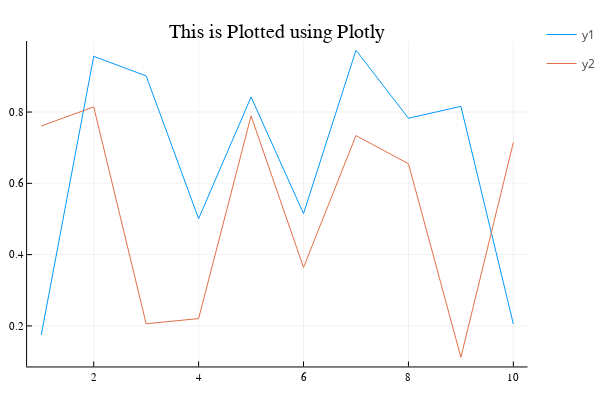

The notebook cell saved with this chart:
### Code cell
x = 1:10; y = rand(10, 2) # 2 columns means two lines
plotlyjs() # Set the backend to Plotly
# This plots into the web browser via Plotly
plot(x, y, title = "This is Plotted using Plotly")

### Figure 1 — Plotly figure (JSON) as saved in the notebook; plotly's stock layout.template omitted (floating-point values rounded to 4 significant figures)
{"data": [{"colorbar": {"title": ""}, "legendgroup": "y1", "line": {"color": "rgba(0, 154, 250, 1.000)", "dash": "solid", "shape": "linear", "width": 1}, "mode": "lines", "name": "y1", "showlegend": true, "type": "scatter", "x": [1, 2, 3, 4, 5, 6, 7, 8, 9, 10], "xaxis": "x", "y": [0.1748, 0.9563, 0.9013, 0.5007, 0.8421, 0.5151, 0.9733, 0.7825, 0.8159, 0.2054], "yaxis": "y", "zmax": null, "zmin": null}, {"colorbar": {"title": ""}, "legendgroup": "y2", "line": {"color": "rgba(227, 111, 71, 1.000)", "dash": "solid", "shape": "linear", "width": 1}, "mode": "lines", "name": "y2", "showlegend": true, "type": "scatter", "x": [1, 2, 3, 4, 5, 6, 7, 8, 9, 10], "xaxis": "x", "y": [0.7608, 0.8144, 0.2061, 0.2206, 0.7891, 0.364, 0.734, 0.6549, 0.1122, 0.7147], "yaxis": "y", "zmax": null, "zmin": null}], "layout": {"annotations": [{"font": {"color": "rgba(0, 0, 0, 1.000)", "family": "sans-serif", "size": 20}, "rotation": 0, "showarrow": false, "text": "This is Plotted using Plotly", "x": 0.5222, "xanchor": "center", "xref": "paper", "y": 1, "yanchor": "top", "yref": "paper"}], "height": 400, "legend_position": {"bgcolor": "rgba(255, 255, 255, 1.000)", "bordercolor": "rgba(0, 0, 0, 1.000)", "borderwidth": 1, "font": {"color": "rgba(0, 0, 0, 1.000)", "family": "sans-serif", "size": 11}, "title": {"font": {"color": "rgba(0, 0, 0, 1.000)", "family": "sans-serif", "size": 15}, "text": ""}, "tracegroupgap": 0, "traceorder": "normal", "x": 1, "xanchor": "auto", "y": 1, "yanchor": "auto"}, "margin": {"b": 20, "l": 0, "r": 0, "t": 20}, "paper_bgcolor": "rgba(255, 255, 255, 1.000)", "plot_bgcolor": "rgba(255, 255, 255, 1.000)", "showlegend": true, "width": 600, "xaxis": {"anchor": "y", "domain": [0.05101, 0.9934], "gridcolor": "rgba(0, 0, 0, 0.100)", "gridwidth": 0.5, "linecolor": "rgba(0, 0, 0, 1.000)", "mirror": false, "range": [0.73, 10.27], "showgrid": true, "showline": true, "showticklabels": true, "tickangle": 0, "tickcolor": "rgb(0, 0, 0)", "tickfont": {"color": "rgba(0, 0, 0, 1.000)", "family": "sans-serif", "size": 11}, "tickmode": "array", "ticks": "inside", "ticktext": ["2", "4", "6", "8", "10"], "tickvals": [2, 4, 6, 8, 10], "title": "", "titlefont": {"color": "rgba(0, 0, 0, 1.000)", "family": "sans-serif", "size": 15}, "type": "-", "visible": true, "zeroline": false, "zerolinecolor": "rgba(0, 0, 0, 1.000)"}, "yaxis": {"anchor": "x", "domain": [0.03762, 0.9415], "gridcolor": "rgba(0, 0, 0, 0.100)", "gridwidth": 0.5, "linecolor": "rgba(0, 0, 0, 1.000)", "mirror": false, "range": [0.08632, 0.9991], "showgrid": true, "showline": true, "showticklabels": true, "tickangle": 0, "tickcolor": "rgb(0, 0, 0)", "tickfont": {"color": "rgba(0, 0, 0, 1.000)", "family": "sans-serif", "size": 11}, "tickmode": "array", "ticks": "inside", "ticktext": ["0.2", "0.4", "0.6", "0.8"], "tickvals": [0.2, 0.4, 0.6, 0.8], "title": "", "titlefont": {"color": "rgba(0, 0, 0, 1.000)", "family": "sans-serif", "size": 15}, "type": "-", "visible": true, "zeroline": false, "zerolinecolor": "rgba(0, 0, 0, 1.000)"}}}
